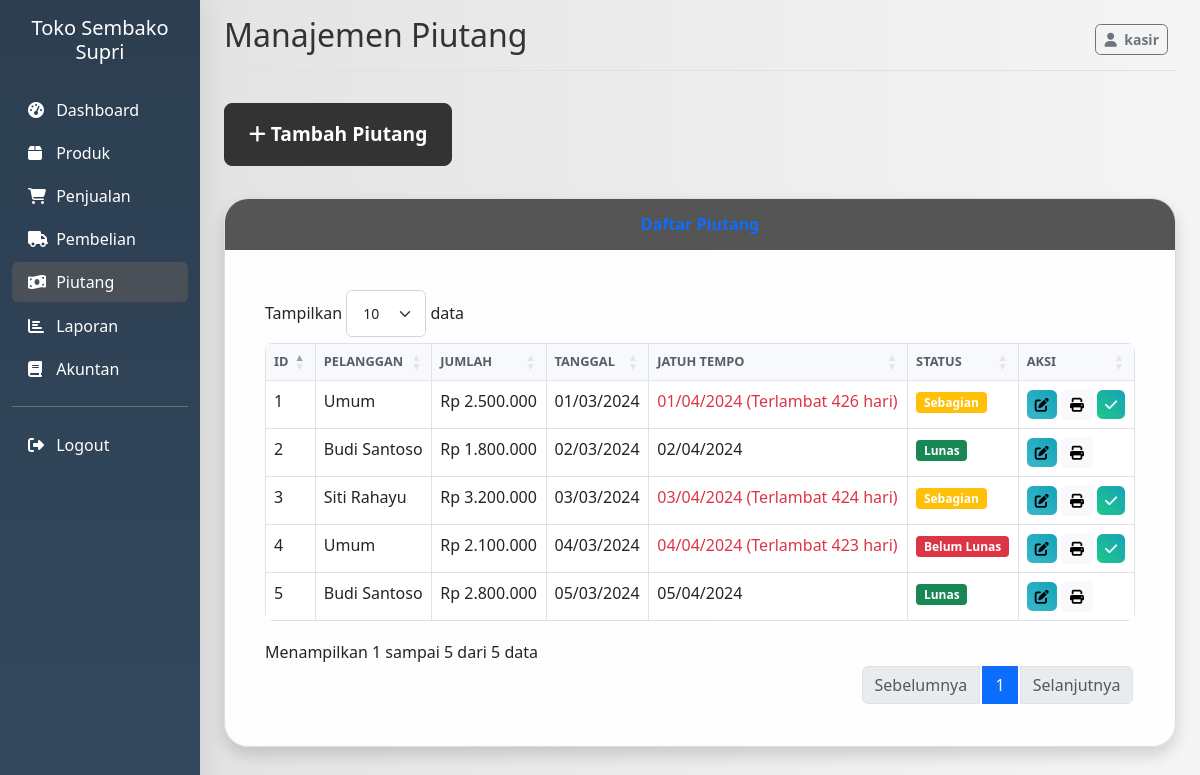
/index.php?page=receivables (signed in), run on the app's committed database.
### tables this page shows
CREATE TABLE `receivables` (
  `id` int(11) NOT NULL AUTO_INCREMENT,
  `customer_id` int(11) NOT NULL,
  `amount` decimal(10,2) NOT NULL,
  `date` datetime NOT NULL,
  `due_date` date NOT NULL,
  `payment_date` datetime DEFAULT NULL,
  `status` enum('unpaid','paid','Sebagian') NOT NULL DEFAULT 'unpaid',
  `notes` text DEFAULT NULL,
  `created_at` timestamp NOT NULL DEFAULT current_timestamp(),
  `updated_at` timestamp NOT NULL DEFAULT current_timestamp() ON UPDATE current_timestamp(),
  PRIMARY KEY (`id`),
  KEY `customer_id` (`customer_id`),
  CONSTRAINT `receivables_ibfk_1` FOREIGN KEY (`customer_id`) REFERENCES `customers` (`id`)
);

CREATE TABLE `customers` (
  `id` int(11) NOT NULL AUTO_INCREMENT,
  `name` varchar(255) NOT NULL,
  `phone` varchar(20) DEFAULT NULL,
  `address` text DEFAULT NULL,
  `created_at` timestamp NOT NULL DEFAULT current_timestamp(),
  `updated_at` timestamp NOT NULL DEFAULT current_timestamp() ON UPDATE current_timestamp(),
  PRIMARY KEY (`id`)
);

### models/Receivable.php (called while the page is built, shortened)
<?php
class Receivable {
    private $conn;
    private $table = 'receivables';
    public function __construct() {
        $database = new Database();
        $this->conn = $database->getConnection();
    }
    public function getAll() {
        try {
            $query = "SELECT r.*, c.name as customer_name
                      FROM " . $this->table . " r
                      JOIN customers c ON r.customer_id = c.id
                      ORDER BY r.due_date ASC";
            $stmt = $this->conn->prepare($query);
            $stmt->execute();
            return $stmt->fetchAll(PDO::FETCH_ASSOC);
        } catch (PDOException $e) {
            echo "Error: " . $e->getMessage();
            return [];
        }
    }
}
?>

### config/database.php (called while the page is built, shortened)
<?php
class Database {
    private $host = 'localhost';
    private $username = 'root';
    private $password = '';
    private $database = 'toko_sembako_supri';
    public function getConnection() {
        $this->conn = null;
        try {
            $options = [
                PDO::ATTR_ERRMODE => PDO::ERRMODE_EXCEPTION,
                PDO::ATTR_DEFAULT_FETCH_MODE => PDO::FETCH_ASSOC,
                PDO::ATTR_EMULATE_PREPARES => false,
                PDO::MYSQL_ATTR_INIT_COMMAND => "SET NAMES utf8",
                PDO::ATTR_TIMEOUT => 60,
                PDO::MYSQL_ATTR_USE_BUFFERED_QUERY => true,
                PDO::ATTR_PERSISTENT => true,
            ];
            $this->conn = new PDO(
                "mysql:host=" . $this->host . ";dbname=" . $this->database . ";charset=utf8",
                $this->username,
                $this->password,
                $options
            );
            $this->conn->exec("SET time_zone = '+07:00'");
            $this->conn->exec("SET SESSION innodb_lock_wait_timeout = 50");
            $this->conn->exec("SET SESSION wait_timeout = 60");
            $this->conn->exec("SET SESSION interactive_timeout = 60");
        } catch(PDOException $e) {
            echo "Connection error: " . $e->getMessage();
        }
        return $this->conn;
    }
}
?>

### models/Customer.php (called while the page is built, shortened)
<?php
class Customer {
    public function __construct() {
        $database = new Database();
    }
}
?>

### controllers/ReceivableController.php (called while the page is built, shortened)
<?php
require_once 'models/Receivable.php';
require_once 'models/Customer.php';
class ReceivableController {
    private $receivable;
    public function __construct() {
        $this->receivable = new Receivable();
    }
    public function getAllReceivables() {
        return $this->receivable->getAll();
    }
}
?>

### views/receivables.php (the view, shortened to what this page needs)
<?php
require_once 'controllers/ReceivableController.php';
require_once 'models/Customer.php';
$receivableController = new ReceivableController();
$receivables = $receivableController->getAllReceivables();
?>
<div class="mb-3 d-flex justify-content-between">
    <button type="button" class="btn btn-primary" data-bs-toggle="modal" data-bs-target="#addReceivableModal">
        <i class="fas fa-plus"></i> Tambah Piutang
    </button>
</div>
<div class="card shadow mb-4">
    <div class="card-header py-3">
        <h6 class="m-0 font-weight-bold text-primary">Daftar Piutang</h6>
    </div>
    <div class="card-body">
        <div class="table-responsive">
            <table class="table table-bordered" id="dataTable" width="100%" cellspacing="0">
                <thead>
                    <tr>
                        <th>ID</th>
                        <th>Pelanggan</th>
                        <th>Jumlah</th>
                        <th>Tanggal</th>
                        <th>Jatuh Tempo</th>
                        <th>Status</th>
                        <th class="no-print">Aksi</th>
                    </tr>
                </thead>
                <tbody>
                    <?php foreach ($receivables as $receivable): ?>
                        <tr>
                            <td><?= $receivable['id'] ?></td>
                            <td><?= $receivable['customer_name'] ?></td>
                            <td>Rp <?= number_format($receivable['amount'], 0, ',', '.') ?></td>
                            <td><?= date('d/m/Y', strtotime($receivable['date'])) ?></td>
                            <td>
                                <?php
                                $dueDate = strtotime($receivable['due_date']);
                                $today = strtotime(date('Y-m-d'));
                                $daysLeft = ceil(($dueDate - $today) / (60 * 60 * 24));
                                if ($receivable['status'] == 'paid') {
                                    echo date('d/m/Y', strtotime($receivable['due_date']));
                                } elseif ($daysLeft < 0) {
                                    echo '<span class="text-danger">' . date('d/m/Y', $dueDate) . ' (Terlambat ' . abs($daysLeft) . ' hari)</span>';
                                } elseif ($daysLeft <= 3) {
                                    echo '<span class="text-warning">' . date('d/m/Y', $dueDate) . ' (' . $daysLeft . ' hari lagi)</span>';
                                } else {
                                    echo date('d/m/Y', $dueDate);
                                }
                                ?>
                            </td>
                            <td>
                                <?php if ($receivable['status'] == 'paid'): ?>
                                    <span class="badge bg-success">Lunas</span>
                                <?php elseif ($receivable['status'] == 'Sebagian'): ?>
                                    <span class="badge bg-warning">Sebagian</span>
                                <?php else: ?>
                                    <span class="badge bg-danger">Belum Lunas</span>
                                <?php endif; ?>
                            </td>
                            <td class="no-print">
                                <button type="button" class="btn btn-sm btn-info edit-receivable"
                                        data-id="<?= $receivable['id'] ?>"
                                        data-customer="<?= $receivable['customer_id'] ?>"
                                        data-amount="<?= $receivable['amount'] ?>"
                                        data-date="<?= $receivable['date'] ?>"
                                        data-due-date="<?= $receivable['due_date'] ?>"
                                        data-status="<?= $receivable['status'] ?>"
                                        data-notes="<?= $receivable['notes'] ?>">
                                    <i class="fas fa-edit"></i>
                                </button>
                                <button type="button" class="btn btn-sm btn-light print-receivable"
                                        data-id="<?= $receivable['id'] ?>"
                                        data-customer="<?= $receivable['customer_name'] ?>"
                                        data-amount="<?= $receivable['amount'] ?>"
                                        data-date="<?= $receivable['date'] ?>"
                                        data-due-date="<?= $receivable['due_date'] ?>"
                                        data-status="<?= $receivable['status'] ?>"
                                        data-notes="<?= $receivable['notes'] ?>"
                                        title="Cetak Struk">
                                    <i class="fas fa-print"></i>
                                </button>
                                <?php if ($receivable['status'] != 'paid'): ?>
                                    <a href="index.php?page=receivables&action=pay&id=<?= $receivable['id'] ?>" class="btn btn-sm btn-success" onclick="return confirm('Apakah Anda yakin ingin menandai piutang ini sebagai sebagian dibayar?')">
                                        <i class="fas fa-check"></i>
                                    </a>
                                <?php endif; ?>
                            </td>
                        </tr>
                    <?php endforeach; ?>
                </tbody>
            </table>
        </div>
    </div>
</div>

### assets/css/style.css (style rules this page uses)
body { font-family: "Segoe UI", Tahoma, Geneva, Verdana, sans-serif; background: linear-gradient(to right, #e0e0e0, #f5f5f5); min-height: 100vh; display: flex; align-items: center; justify-content: center; color: #333; }
.card { border-radius: 1.5rem; overflow: hidden; box-shadow: 0 1rem 3rem rgba(0, 0, 0, 0.1); transition: transform 0.3s ease-in-out; background-color: rgba(255, 255, 255, 0.9); backdrop-filter: blur(5px); border: 1px solid #ddd; }
.card-header { background-color: #555; color: white; border-bottom: none; border-top-left-radius: 1.5rem; border-top-right-radius: 1.5rem; padding: 2rem 1.5rem; font-size: 1.5rem; font-weight: bold; text-align: center; }
.card-body { padding: 2.5rem; }
.btn { border-radius: 0.35rem; font-weight: 600; transition: all 0.3s ease; }
.btn-primary { background-color: #333; border-color: #333; color: white; border-radius: 0.5rem; padding: 1rem 1.5rem; font-size: 1.2rem; font-weight: bold; transition: background-color 0.3s ease-in-out, border-color 0.3s ease-in-out, opacity 0.3s ease-in-out, transform 0.3s ease-in-out; }
.btn-success { background: linear-gradient(45deg, #1cc88a, #17a2b8); border: none; }
.btn-info { background: linear-gradient(45deg, #36b9cc, #17a2b8); border: none; }
.table { border-radius: 0.5rem; overflow: hidden; }
.table thead th { background-color: #f8f9fc; border-bottom: 2px solid #e3e6f0; font-weight: 600; color: #5a5c69; text-transform: uppercase; font-size: 0.8rem; }
.badge { font-size: 0.75rem; font-weight: 600; border-radius: 0.25rem; }
.mb-3 { margin-bottom: 2rem !important; }
.font-weight-bold { font-weight: 700 !important; }

### data on the page
receivables: id "1", customer.name "Umum", amount "2.500.000", date "01/03/2024", due_date "01/04/2024", status "Sebagian"
receivables: id "2", customer.name "Budi Santoso", amount "1.800.000", date "02/03/2024", due_date "02/04/2024", status "Lunas"
receivables: id "3", customer.name "Siti Rahayu", amount "3.200.000", date "03/03/2024", due_date "03/04/2024", status "Sebagian"
receivables: id "4", customer.name "Umum", amount "2.100.000", date "04/03/2024", due_date "04/04/2024", status "Belum Lunas"
receivables: id "5", customer.name "Budi Santoso", amount "2.800.000", date "05/03/2024", due_date "05/04/2024", status "Lunas"

### other printed values
$_SESSION['username'] "kasir"
